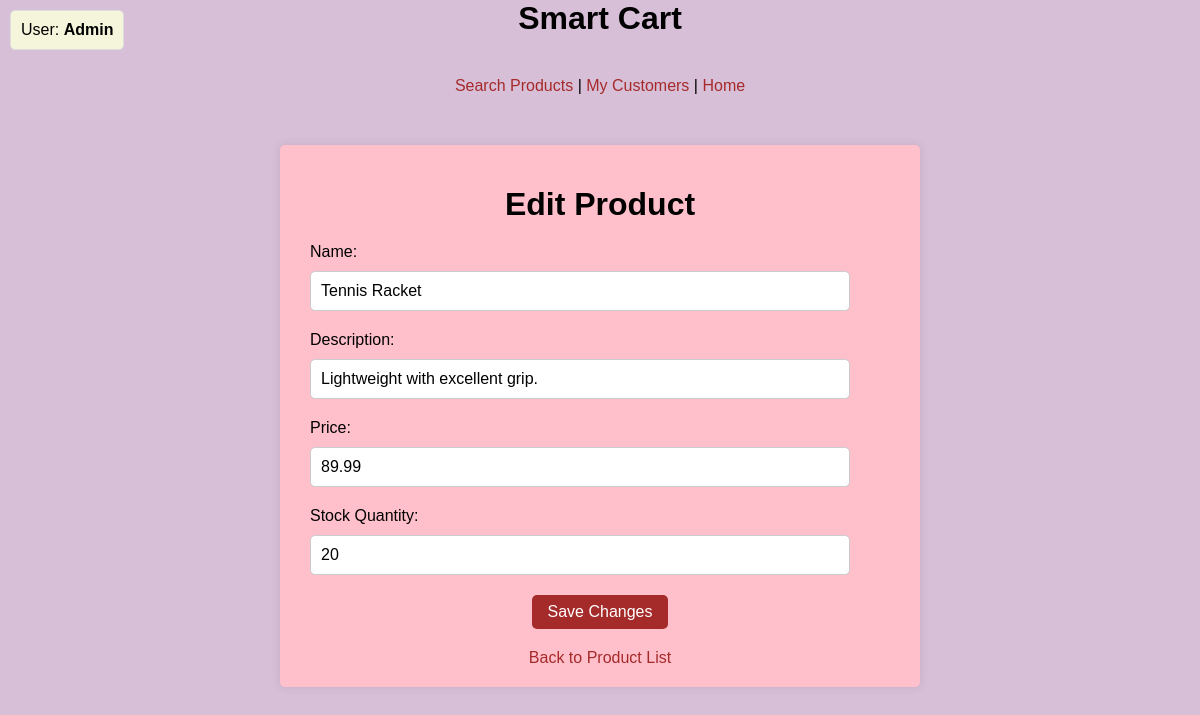
Screenshot of /edit_product.php?id=3 with the database file from the repository.
### tables this page shows
CREATE TABLE products (
    id INT AUTO_INCREMENT PRIMARY KEY,
    name VARCHAR(255) NOT NULL,
    description TEXT,
    price DECIMAL(10, 2) NOT NULL,
    stock_quantity INT NOT NULL
);

### edit_product.php (the view, shortened to what this page needs)
<?php
include 'db.php';
echo "<div style='position: fixed; top: 10px; left: 10px; padding: 10px; background-color: beige; border: 1px solid #ddd; border-radius: 5px;'>
        <p style='margin: 0; font-size: 16px;'>";
echo "User: <strong>Admin</strong>";
echo "</p></div>";
echo "<div style='text-align: center; margin-bottom: 20px;'>";
echo "<h1>Smart Cart</h1>";
echo "<a href='admin_product.php' class='links'>Search Products</a> | ";
echo "<a href='customer.php' class='links'>My Customers</a> | ";
echo "<a href='index.php' class='links'>Home</a>";
echo "</div>";
$product_id = isset($_GET['id']) ? intval($_GET['id']) : 0;
$sql = "SELECT * FROM products WHERE id = ?";
$stmt = $conn->prepare($sql);
$stmt->bind_param('i', $product_id);
$stmt->execute();
$result = $stmt->get_result();
$product = $result->fetch_assoc();
?>
<!DOCTYPE html>
<html lang="en">
<head>
</head>
<body>
    <div class="container">
        <h1>Edit Product</h1>
        <form action="edit_product.php?id=<?php echo $product_id; ?>" method="post">
            <label for="name">Name:</label>
            <input type="text" id="name" name="name" value="<?php echo htmlspecialchars($product['name']); ?>" required>
            <label for="description">Description:</label>
            <input type="text" id="description" name="description" value="<?php echo htmlspecialchars($product['description']); ?>" required>
            <label for="price">Price:</label>
            <input type="number" id="price" name="price" step="0.01" value="<?php echo htmlspecialchars($product['price']); ?>" required>
            <label for="stock_quantity">Stock Quantity:</label>
            <input type="number" id="stock_quantity" name="stock_quantity" value="<?php echo htmlspecialchars($product['stock_quantity']); ?>" required>
            <button type="submit">Save Changes</button>
        </form>
        <a href="admin_product.php">Back to Product List</a>
    </div>
</body>
</html>

### edit_product.php (style rules this page uses)
body { font-family: Arial, sans-serif; margin: 0; padding: 0; background-color: #D8BFD8; }
.links { display: inline-block; }
.container { width: 50%; margin: 50px auto; padding: 20px; background-color: pink; box-shadow: 0 0 10px rgba(0, 0, 0, 0.1); border-radius: 5px; }
h1 { text-align: center; margin-bottom: 20px; }
form { display: flex; flex-direction: column; }
label { margin-bottom: 10px; margin-left:10px; }
input[type="text"], input[type="number"] { width: 90%; padding: 10px; margin-bottom: 20px; margin-left: 10px; border: 1px solid #ccc; border-radius: 5px; font-size: 16px; }
button { padding: 8px 16px; background-color: brown; color: white; border: none; border-radius: 5px; cursor: pointer; font-size: 16px; width: auto; margin: 0 auto; display: block; }
a { text-align: center; display: block; margin-top: 20px; text-decoration: none; color: brown; }

### rows the page displays
products: name "Tennis Racket", description "Lightweight with excellent grip.", price "89.99", stock_quantity "20"
